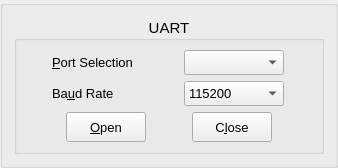
         <widget class="QGroupBox" name="groupBox">
          <property name="title">
           <string/>
          </property>
          <layout class="QGridLayout" name="gridLayout_8">
           <item row="0" column="0">
            <widget class="QGroupBox" name="gbUARTCom">
             <property name="font">
              <font>
               <pointsize>11</pointsize>
              </font>
             </property>
             <property name="title">
              <string>UART</string>
             </property>
             <property name="alignment">
              <set>Qt::AlignCenter</set>
             </property>
             <layout class="QGridLayout" name="gridLayout_5">
              <item row="0" column="1">
               <layout class="QGridLayout" name="gridLayout_2">
                <item row="1" column="1">
                 <widget class="QComboBox" name="cmbUARTBaudRateSel">
                  <property name="minimumSize">
                   <size>
                    <width>100</width>
                    <height>25</height>
                   </size>
                  </property>
                  <property name="maximumSize">
                   <size>
                    <width>100</width>
                    <height>25</height>
                   </size>
                  </property>
                  <property name="font">
                   <font>
                    <pointsize>10</pointsize>
                   </font>
                  </property>
                  <property name="currentIndex">
                   <number>0</number>
                  </property>
                  <item>
                   <property name="text">
                    <string>115200</string>
                   </property>
                  </item>
                 </widget>
                </item>
                <item row="0" column="0">
                 <widget class="QLabel" name="lbUARTPort">
                  <property name="minimumSize">
                   <size>
                    <width>100</width>
                    <height>25</height>
                   </size>
                  </property>
                  <property name="maximumSize">
                   <size>
                    <width>100</width>
                    <height>25</height>
                   </size>
                  </property>
                  <property name="font">
                   <font>
                    <pointsize>10</pointsize>
                   </font>
                  </property>
                  <property name="text">
                   <string>&amp;Port Selection</string>
                  </property>
                  <property name="buddy">
                   <cstring>cmbUARTPortSel</cstring>
                  </property>
                 </widget>
                </item>
                <item row="0" column="1">
                 <widget class="QComboBox" name="cmbUARTPortSel">
                  <property name="minimumSize">
                   <size>
                    <width>100</width>
                    <height>25</height>
                   </size>
                  </property>
                  <property name="maximumSize">
                   <size>
                    <width>100</width>
                    <height>25</height>
                   </size>
                  </property>
                  <property name="font">
                   <font>
                    <pointsize>10</pointsize>
                   </font>
                  </property>
                 </widget>
                </item>
                <item row="1" column="0">
                 <widget class="QLabel" name="lbUARTBaudRate">
                  <property name="minimumSize">
                   <size>
                    <width>100</width>
                    <height>25</height>
                   </size>
                  </property>
                  <property name="font">
                   <font>
                    <pointsize>10</pointsize>
                   </font>
                  </property>
                  <property name="text">
                   <string>Ba&amp;ud Rate</string>
                  </property>
                  <property name="buddy">
                   <cstring>cmbUARTBaudRateSel</cstring>
                  </property>
                 </widget>
                </item>
               </layout>
              </item>
              <item row="1" column="1">
               <layout class="QGridLayout" name="gridLayout_7">
                <item row="0" column="0">
                 <spacer name="horizontalSpacer_7">
                  <property name="orientation">
                   <enum>Qt::Horizontal</enum>
                  </property>
                  <property name="sizeHint" stdset="0">
                   <size>
                    <width>40</width>
                    <height>20</height>
                   </size>
                  </property>
                 </spacer>
                </item>
                <item row="0" column="1">
                 <widget class="QPushButton" name="pb_UARTOpen">
                  <property name="minimumSize">
                   <size>
                    <width>80</width>
                    <height>30</height>
                   </size>
                  </property>
                  <property name="font">
                   <font>
                    <pointsize>10</pointsize>
                   </font>
                  </property>
                  <property name="text">
                   <string>&amp;Open</string>
                  </property>
                 </widget>
                </item>
                <item row="0" column="2">
                 <spacer name="horizontalSpacer_8">
                  <property name="orientation">
                   <enum>Qt::Horizontal</enum>
                  </property>
                  <property name="sizeHint" stdset="0">
                   <size>
                    <width>40</width>
                    <height>20</height>
                   </size>
                  </property>
                 </spacer>
                </item>
                <item row="0" column="3">
                 <widget class="QPushButton" name="pb_UARTClose">
                  <property name="minimumSize">
                   <size>
                    <width>80</width>
                    <height>30</height>
                   </size>
                  </property>
                  <property name="font">
                   <font>
                    <pointsize>10</pointsize>
                   </font>
                  </property>
                  <property name="text">
                   <string>C&amp;lose</string>
                  </property>
                 </widget>
                </item>
                <item row="0" column="4">
                 <spacer name="horizontalSpacer_9">
                  <property name="orientation">
                   <enum>Qt::Horizontal</enum>
                  </property>
                  <property name="sizeHint" stdset="0">
                   <size>
                    <width>40</width>
                    <height>20</height>
                   </size>
                  </property>
                 </spacer>
                </item>
               </layout>
              </item>
             </layout>
            </widget>
           </item>
          </layout>
         </widget>
